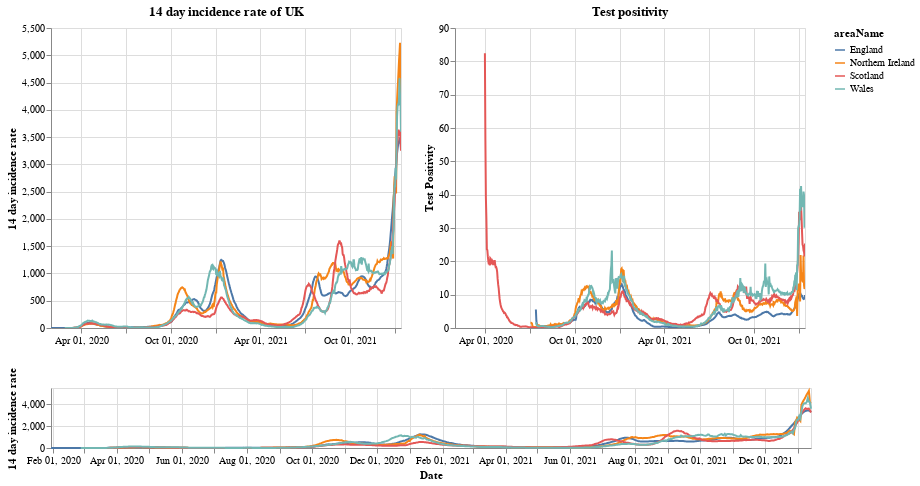

Notebook source saved alongside this figure:
### Markdown cell above
# Plots

First a plot with each country in the UK. The top right shows the positivity rate for (which is the percentage of registered tests which were positive) while the top left is the 14 day incidence rate. The bottom chart can be used to select the timeframe (does not work on a mobile device).

### Code cell
#collapse
brush = alt.selection(type='interval', name='DateBrush',encodings=['x'],fields=['Time'])
leg_selection = alt.selection_multi(fields=['areaName'], bind='legend')

base = alt.Chart(uk_cases).mark_line().encode(
    x=alt.X("yearmonthdate(date):T", axis=alt.Axis(title='Date')),
    y=alt.Y("twoWeeklyCasesRate:Q", axis=alt.Axis(title='14 day incidence rate')),
    tooltip=['areaName', 'date','twoWeeklyCasesRate', 'testPositivity'],
    color='areaName',
    opacity=alt.condition(leg_selection, alt.value(2), alt.value(0.1))
).add_selection(leg_selection).properties(width=350)

upper = base.encode(alt.X('yearmonthdate(date):T', axis=alt.Axis(title=''),
                         scale=alt.Scale(domain=brush))
                   ).properties(title=f'14 day incidence rate of UK')
upper_right = upper.encode(alt.Y('testPositivity:Q', axis=alt.Axis(title='Test Positivity'))).properties(title='Test positivity')
lower = base.properties(height=60, width = 760).add_selection(brush)

(upper | upper_right) & lower

### Figure 1 — Vega-Lite specification as saved in the notebook (floating-point values rounded to 4 significant figures; data arrays with more than 128 entries replaced by an {"elided": "..."} marker saying what was removed)
{"config": {"view": {"continuousWidth": 400, "continuousHeight": 300}}, "vconcat": [{"hconcat": [{"mark": "line", "encoding": {"color": {"type": "nominal", "field": "areaName"}, "opacity": {"condition": {"value": 2, "selection": "selector001"}, "value": 0.1}, "tooltip": [{"type": "nominal", "field": "areaName"}, {"type": "temporal", "field": "date"}, {"type": "quantitative", "field": "twoWeeklyCasesRate"}, {"type": "quantitative", "field": "testPositivity"}], "x": {"type": "temporal", "axis": {"title": ""}, "field": "date", "scale": {"domain": {"selection": "DateBrush"}}, "timeUnit": "yearmonthdate"}, "y": {"type": "quantitative", "axis": {"title": "14 day incidence rate"}, "field": "twoWeeklyCasesRate"}}, "selection": {"selector001": {"type": "multi", "fields": ["areaName"], "bind": "legend"}}, "title": "14 day incidence rate of UK", "width": 350}, {"mark": "line", "encoding": {"color": {"type": "nominal", "field": "areaName"}, "opacity": {"condition": {"value": 2, "selection": "selector001"}, "value": 0.1}, "tooltip": [{"type": "nominal", "field": "areaName"}, {"type": "temporal", "field": "date"}, {"type": "quantitative", "field": "twoWeeklyCasesRate"}, {"type": "quantitative", "field": "testPositivity"}], "x": {"type": "temporal", "axis": {"title": ""}, "field": "date", "scale": {"domain": {"selection": "DateBrush"}}, "timeUnit": "yearmonthdate"}, "y": {"type": "quantitative", "axis": {"title": "Test Positivity"}, "field": "testPositivity"}}, "selection": {"selector001": {"type": "multi", "fields": ["areaName"], "bind": "legend"}}, "title": "Test positivity", "width": 350}]}, {"mark": "line", "encoding": {"color": {"type": "nominal", "field": "areaName"}, "opacity": {"condition": {"value": 2, "selection": "selector001"}, "value": 0.1}, "tooltip": [{"type": "nominal", "field": "areaName"}, {"type": "temporal", "field": "date"}, {"type": "quantitative", "field": "twoWeeklyCasesRate"}, {"type": "quantitative", "field": "testPositivity"}], "x": {"type": "temporal", "axis": {"title": "Date"}, "field": "date", "timeUnit": "yearmonthdate"}, "y": {"type": "quantitative", "axis": {"title": "14 day incidence rate"}, "field": "twoWeeklyCasesRate"}}, "height": 60, "selection": {"selector001": {"type": "multi", "fields": ["areaName"], "bind": "legend"}, "DateBrush": {"type": "interval", "encodings": ["x"], "fields": ["Time"]}}, "width": 760}], "data": {"name": "data-7ab8d1939cbc3d6b68028fb28e1b2501"}, "$schema": "https://vega.github.io/schema/vega-lite/v4.8.1.json", "datasets": {"data-7ab8d1939cbc3d6b68028fb28e1b2501": {"elided": "2768 records"}}}
